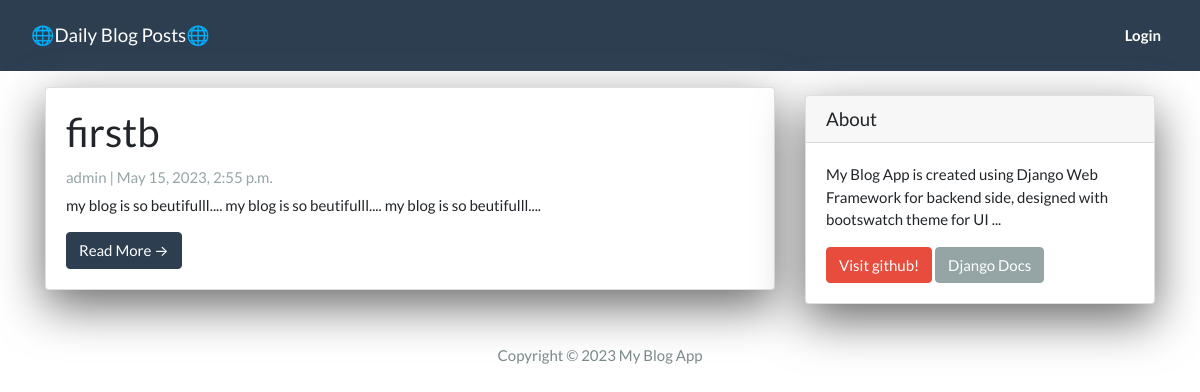
Before: / with the older database file.
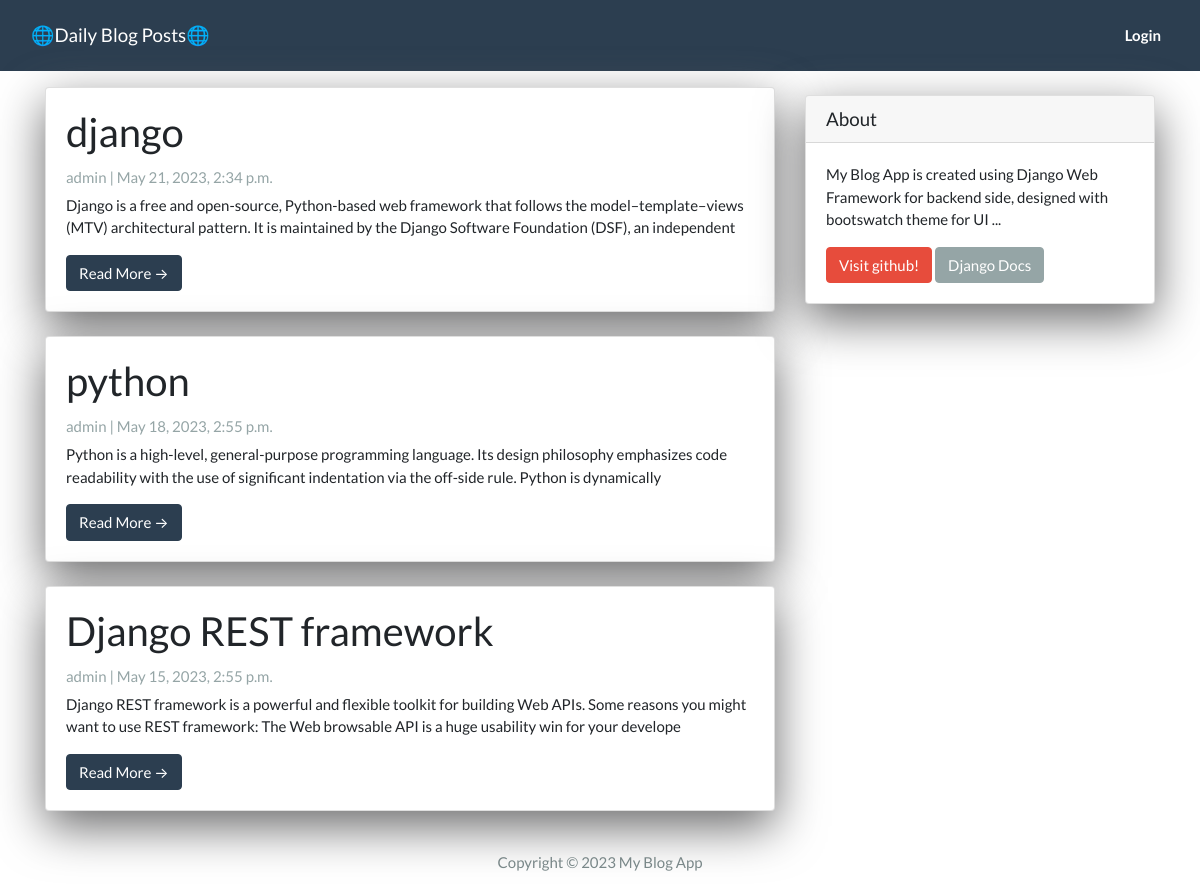
After: the same page with the newer database file.
### blog/models.py (models this page shows, shortened)
class blog_model(models.Model):
    title = models.CharField(max_length=200, unique=True)
    slug = models.SlugField(max_length=200, unique=True)
    author = models.ForeignKey(User, on_delete=models.CASCADE, related_name='blog_posts')
    created_on = models.DateTimeField(auto_now_add=True)
    updated_on = models.DateTimeField(auto_now=True)
    content = models.TextField()
    status = models.IntegerField(choices=STATUS_CHOICES, default=0)
    class Meta:
        ordering = ('-created_on',)

### blog/views.py (the view)
# urls.py: path('', BlogListview.as_view(), name="home"),
class BlogListview(generic.ListView):
    queryset = blog_model.objects.filter(status=1).order_by('-created_on')
    template_name = 'index.html'

### blog/templates/index.html (shortened to what this page needs)
{% extends "base.html" %}
{% block content %}
<div class="container">
  <div class="row">
    <div class="col-md-8 mt-3 left" backgroud="red">
      {% for post in blog_model_list %}
      <div class="card mb-4">
        <div class="card-body">
          <h2 class="card-title">{{ post.title }}</h2>
          <p class="card-text text-muted h6">{{ post.author }} | {{ post.created_on}} </p>
          <p class="card-text">{{post.content|slice:":200"}}</p>
          <a href="{% url 'post_detail' post.slug  %}" class="btn btn-primary">Read More &rarr;</a>
        </div>
      </div>
      {% endfor %}
    </div>
    {% block sidebar %}
    {% include 'sidebar.html' %}
    {% endblock sidebar %}
  </div>
</div>
{%endblock%}

### blog/templates/base.html (shortened to what this page needs)
<!DOCTYPE html>
<html>
<head>
  <link rel="stylesheet" href="https://stackpath.bootstrapcdn.com/bootswatch/4.5.2/flatly/bootstrap.min.css">
</head>
<body>
  <nav class="navbar navbar-expand-lg navbar-dark bg-primary" id="mainNav">
    <div class="container-fluid">
      <a class="navbar-brand" href="{% url 'home' %}">🌐Daily Blog Posts🌐</a>
      <div class="collapse navbar-collapse" id="navbarResponsive">
        <ul class="navbar-nav ml-auto">
          <li class="nav-item text-black">
            <a class="nav-link text-black font-weight-bold" href="http://127.0.0.1:8000/admin/blog/blog_model/">Login</a>
          </li>
        </ul>
      </div>
    </div>
  </nav>
  {% block content %}{% endblock content %}
  <footer class="py-3 bg-grey">
    <p class="m-0 text-dark text-center ">Copyright &copy; 2023 My Blog App </p>
  </footer>
</body>
</html>

### blog/templates/sidebar.html (shortened to what this page needs)
{% block sidebar %}
<div class="col-md-4 float-right ">
  <div class="card my-4">
    <h5 class="card-header">About</h5>
    <div class="card-body">
      <p class="card-text"> My Blog App is created using Django Web Framework for backend side, designed with bootswatch
        theme for UI ... </p>
      <a href="https://github.com/Habib-SJ/Blog_django" class="btn btn-danger">Visit github!</a>
      <a href="https://docs.djangoproject.com/en/3.1/" class="btn btn-secondary">Django Docs</a>
    </div>
  </div>
</div>
{% endblock sidebar %}

### blog/templates/sidebar.html (style rules this page uses)
.card { box-shadow: 0 16px 48px #6a6a6b; }

Changed rows visible on the page:
added blog_model: title "django", author "admin", created_on "May 21, 2023, 2:34 p.m.", content "Django is a free and open-source, Python-based web framework that follows the model–template–views (MTV) architectural pattern. It is maintained by the Django Software Foundation (DSF), an independent"
added blog_model: title "python", author "admin", created_on "May 18, 2023, 2:55 p.m.", content "Python is a high-level, general-purpose programming language. Its design philosophy emphasizes code readability with the use of significant indentation via the off-side rule. Python is dynamically"
changed blog_model: title "firstb" → "Django REST framework"; content "my blog is so beutifulll.... my blog is so beutifulll.... my blog is so beutifulll...." → "Django REST framework is a powerful and flexible toolkit for building Web APIs. Some reasons you might want to use REST framework: The Web browsable API is a huge usability win for your develope"
